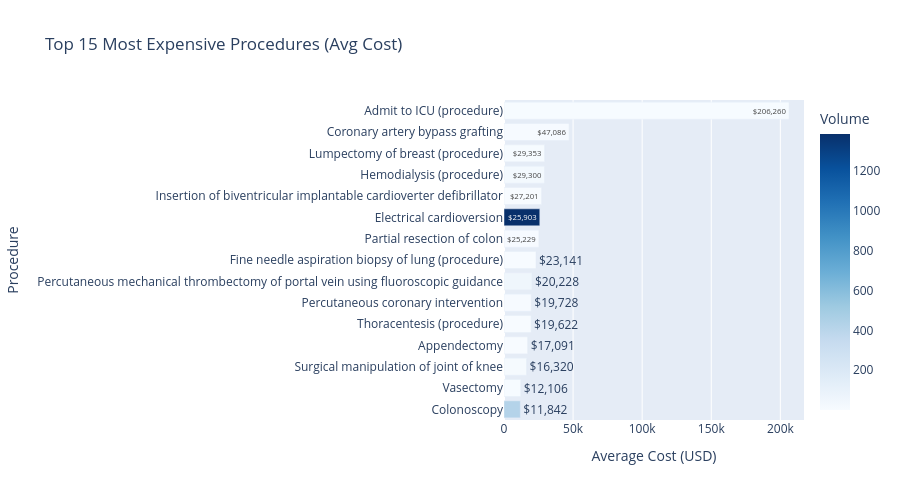

The cell this chart's notebook holds for it:
### Code cell
# ── 4.5  Top Expensive Procedures ───────────────────────────────────────────
proc_stats = df_proc.groupby(['procedure_code', 'procedure_name']).agg(
    avg_cost=('procedure_cost', 'mean'),
    median_cost=('procedure_cost', 'median'),
    total_cost=('procedure_cost', 'sum'),
    count=('procedure_cost', 'count')
).reset_index().sort_values('avg_cost', ascending=False).head(15)

fig = px.bar(
    proc_stats,
    x='avg_cost', y='procedure_name',
    orientation='h',
    color='count',
    color_continuous_scale='Blues',
    title='Top 15 Most Expensive Procedures (Avg Cost)',
    labels={'avg_cost': 'Average Cost (USD)', 'procedure_name': 'Procedure', 'count': 'Volume'},
    text=proc_stats['avg_cost'].apply(lambda x: f'${x:,.0f}')
)
fig.update_layout(yaxis={'categoryorder': 'total ascending'}, height=500)
fig.show()

print('\nTop 15 Expensive Procedures:')
display(proc_stats[['procedure_name', 'avg_cost', 'median_cost', 'count', 'total_cost']].round(2))

### Figure 1 — Plotly figure (JSON) as saved in the notebook; plotly's stock layout.template omitted (floating-point values rounded to 4 significant figures)
{"data": [{"hovertemplate": "Average Cost (USD)=%{x}<br>Procedure=%{y}<br>text=%{text}<br>Volume=%{marker.color}<extra></extra>", "legendgroup": "", "marker": {"color": [5, 9, 5, 27, 4, 1383, 7, 1, 57, 9, 1, 2, 12, 5, 424], "coloraxis": "coloraxis", "pattern": {"shape": ""}}, "name": "", "orientation": "h", "showlegend": false, "text": ["$206,260", "$47,086", "$29,353", "$29,300", "$27,201", "$25,903", "$25,229", "$23,141", "$20,228", "$19,728", "$19,622", "$17,091", "$16,320", "$12,106", "$11,842"], "textposition": "auto", "type": "bar", "x": [206300.0, 47090.0, 29350.0, 29300.0, 27200.0, 25900.0, 25230.0, 23140.0, 20230.0, 19730.0, 19620.0, 17090.0, 16320.0, 12110.0, 11840.0], "xaxis": "x", "y": ["Admit to ICU (procedure)", "Coronary artery bypass grafting", "Lumpectomy of breast (procedure)", "Hemodialysis (procedure)", "Insertion of biventricular implantable cardioverter defibrillator", "Electrical cardioversion", "Partial resection of colon", "Fine needle aspiration biopsy of lung (procedure)", "Percutaneous mechanical thrombectomy of portal vein using fluoroscopic guidance", "Percutaneous coronary intervention", "Thoracentesis (procedure)", "Appendectomy", "Surgical manipulation of joint of knee", "Vasectomy", "Colonoscopy"], "yaxis": "y"}], "layout": {"barmode": "relative", "coloraxis": {"colorbar": {"title": {"text": "Volume"}}, "colorscale": [[0, "rgb(247,251,255)"], [0.125, "rgb(222,235,247)"], [0.25, "rgb(198,219,239)"], [0.375, "rgb(158,202,225)"], [0.5, "rgb(107,174,214)"], [0.625, "rgb(66,146,198)"], [0.75, "rgb(33,113,181)"], [0.875, "rgb(8,81,156)"], [1, "rgb(8,48,107)"]]}, "height": 500, "legend": {"tracegroupgap": 0}, "title": {"text": "Top 15 Most Expensive Procedures (Avg Cost)"}, "xaxis": {"anchor": "y", "domain": [0, 1], "title": {"text": "Average Cost (USD)"}}, "yaxis": {"anchor": "x", "categoryorder": "total ascending", "domain": [0, 1], "title": {"text": "Procedure"}}}}
